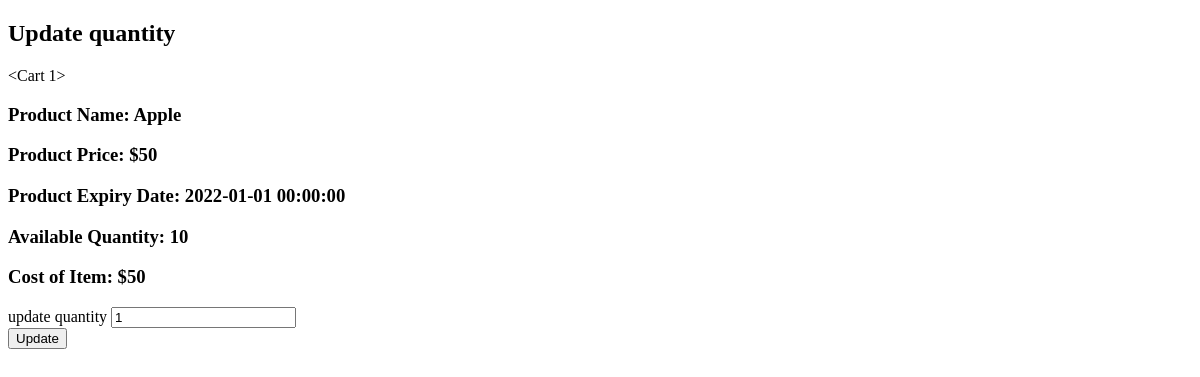
The app's page /update_quantity/2/1, older data.
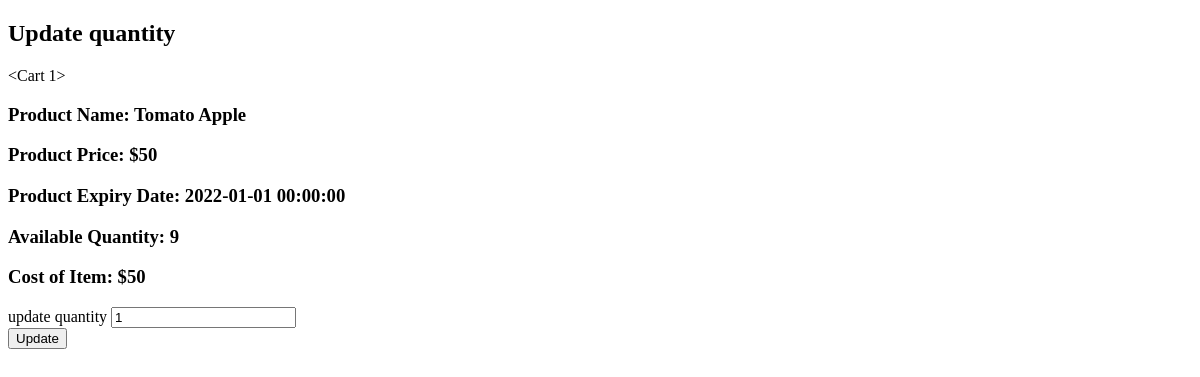
The same page, newer data.
### main.py (models this page shows)
class Product(db.Model):
        id = db.Column(db.Integer, primary_key = True, autoincrement=True)
        name = db.Column(db.String(200), nullable = False)
        price = db.Column(db.Integer, nullable = False)
        expiry_date = db.Column(db.DateTime , default = datetime.now())
        quantity_available = db.Column(db.Integer, nullable = False)
        section_id = db.Column(db.Integer, db.ForeignKey('section.id'), nullable=False)  # Define a foreign key to establish the relationship
        description = db.Column(db.String(200), nullable = False)

### main.py (the view)
@app.route('/update_quantity/<int:user_id>/<int:item_id>', methods=['GET', 'POST'])
def update_quantity(user_id,item_id):
    item_to_update = Cart.query.filter_by(user_id=user_id,product_id=item_id).first()
    print(item_to_update)
    if request.method == 'POST':
        Quantity = request.form['update_quantity']
        item_to_update.quantity=Quantity
        db.session.commit()
        return redirect(f'/showcart/{user_id}')
    else:
        return render_template('update_quantity.html',item_to_update=item_to_update)
    return render_template('update_quantity.html')

### templates/update_quantity.html (shortened to what this page needs)
<!DOCTYPE html>
<html lang="en">
<head>
</head>
<body>
    <h2>Update quantity</h2>
    {{item_to_update}}
    <h3>Product Name: {{ item_to_update.car_product.name }}</h3>
    <h3>Product Price: ${{ item_to_update.car_product.price }}</h3>
    <h3>Product Expiry Date: {{ item_to_update.car_product.expiry_date }}</h3>
    <h3>Available Quantity: {{ item_to_update.car_product.quantity_available }}</h3>
    <h3>Cost of Item: ${{ item_to_update.quantity * item_to_update.car_product.price }}</h3>
    <form action="/update_quantity/{{item_to_update.user_id}}/{{item_to_update.car_product.id}}" method="post">
        <div class="mb-3">
            <label for="update_quantity" class="form-label">update quantity</label>
            <input type="text" class="form-control" id="update_quantity" name="update_quantity" required value="{{item_to_update.quantity}}">
        </div>
        <button type="submit" class="btn btn-primary">Update</button>
    </form>
</body>
</html>

Row changes from the older to the newer data that the page shows:
changed Product: car_product.name "Apple" → "Tomato Apple"; car_product.quantity_available "10" → "9"
